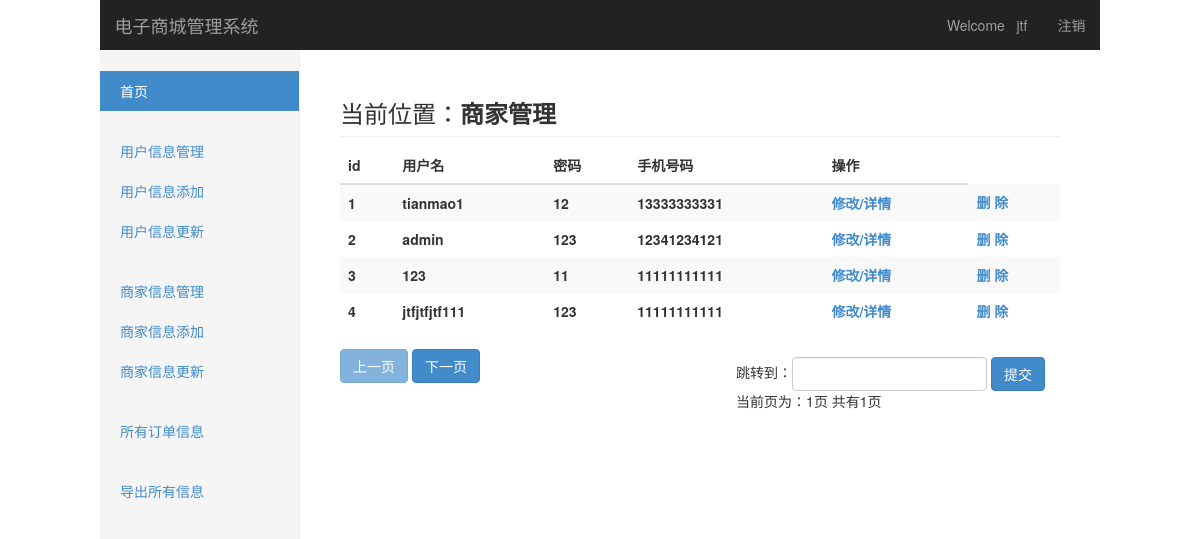
The page /admin/manager/trader/trader_manager.php (signed in) on the database its author committed.
### tables this page shows
CREATE TABLE `trader` (
  `id` int(8) NOT NULL AUTO_INCREMENT,
  `username` varchar(50) NOT NULL,
  `password` varchar(50) NOT NULL,
  `phone_num` varchar(50) NOT NULL,
  `del` int(2) DEFAULT NULL,
  PRIMARY KEY (`id`)
);

### admin/manager/trader/trader_manager.php (the view, shortened to what this page needs)
<?php
include '../../../public/header.php';
$link = $db->link;
$sql = "select * from trader";
$result=mysql_query($sql,$link);
$resNum=mysql_num_rows($result);
$everyNum=5;
if($resNum%$everyNum == 0)
{
    $allPages=$resNum/$everyNum;
}
else
{
    $allPages=$resNum/$everyNum+1;
}
$allPages=(int)$allPages;
$currentPageFirst=(int)$everyNum*(int)$_SESSION["page"]-(int)$everyNum;
$sql = "select *FROM trader WHERE del=0  LIMIT $currentPageFirst,$everyNum";
$page=$_SESSION["page"];
$result=mysql_query($sql,$link);
?>
<div class="col-sm-9   col-md-8 col-md-offset-3  main">
    <h3 class="sub-header">当前位置：<strong>商家管理</strong></h3>
    <div class="table-responsive">
        <table class="table table-striped table-hover">
            <thead>
            <tr>
            <tr>
                <th>id</th>
                <th>用户名</th>
                <th>密码</th>
                <th>手机号码</th>
                <th>操作</th>
            </tr>
            </tr>
            </thead>
            <tbody>
            <?php while($row=mysql_fetch_assoc($result)){ ?>
                <tr >
                    <th ><?php echo $row['id'] ?> </th>
                    <th ><?php echo $row['username'] ?> </th>
                    <th ><?php echo $row['password'] ?> </th>
                    <th ><?php echo $row['phone_num'] ?> </th>
                    <th><a href="trader_update.php?id=<?php echo $row["id"]?>">修改/详情</a></th>
                    <th><a href="trader_del.php?id=<?php echo $row["id"]?> ">删 除</a></th>
                </tr>
            <?php } ?>
            </tbody>
        </table>
        <form   class="navbar-form"  style="float: right" action="user_manager.php" method="post">
            <table class="table   " border="0" cellpadding="8" cellspacing="0" >
                <div>跳转到：<input type="text" name="page"  class="form-control">
                    <input type="submit"  value="提交" class="btn  btn-primary btn-default">
                </div>
                <div>当前页为：<?php echo $page ?>页
                    共有<?php echo $allPages ?>页
                </div>
            </table>
        </form>
        <input disabled=""  id="btn_prep" type="button"  class="btn btn-default  btn-primary"
               value="上一页" onclick="javascrtpt:window.location.href='trader_manager.php?btn=-1'">
        <input disabled=""  id="btn_next" type="button" class="btn btn-default  btn-primary"
               value="下一页" onclick="javascrtpt:window.location.href='trader_manager.php?btn=1'">
    </div>
</div>
<?php
include '../../public/bottom.php';
?>

### public/css/dashboard.css (style rules this page uses)
.sub-header { padding-bottom: 10px; border-bottom: 1px solid #eee; }
.main { padding: 20px; }
@media (min-width: 768px) { .main { padding-right: 40px; padding-left: 40px; } }

### public/header.php (style rules this page uses)
* { margin: 0px;padding: 0px; }

### rows shown on the page
trader: id "1", username "tianmao1", password "12", phone_num "13333333331"
trader: id "2", username "admin", password "123", phone_num "12341234121"
trader: id "3", username "123", password "11", phone_num "11111111111"
trader: id "4", username "jtfjtfjtf111", password "123", phone_num "11111111111"

### other values the page prints
$_SESSION["username"] "jtf"
$page "1"
$allPages "1"
